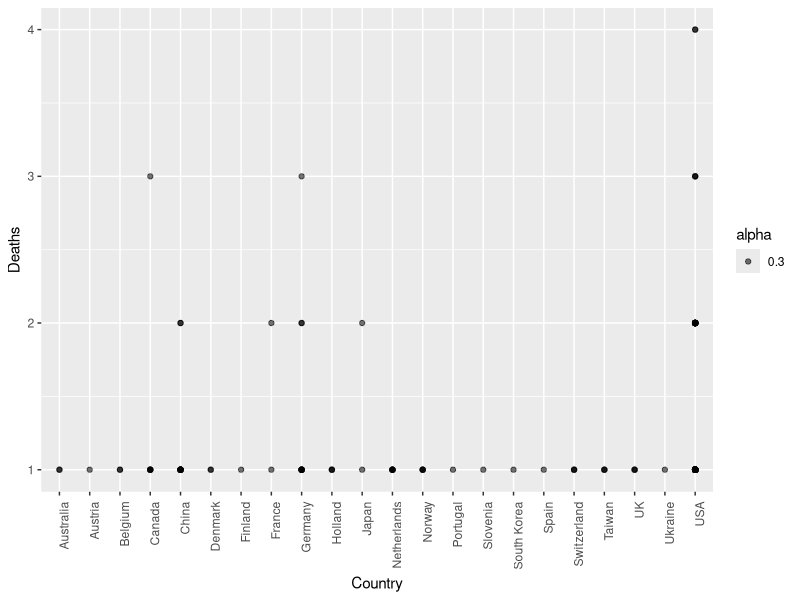
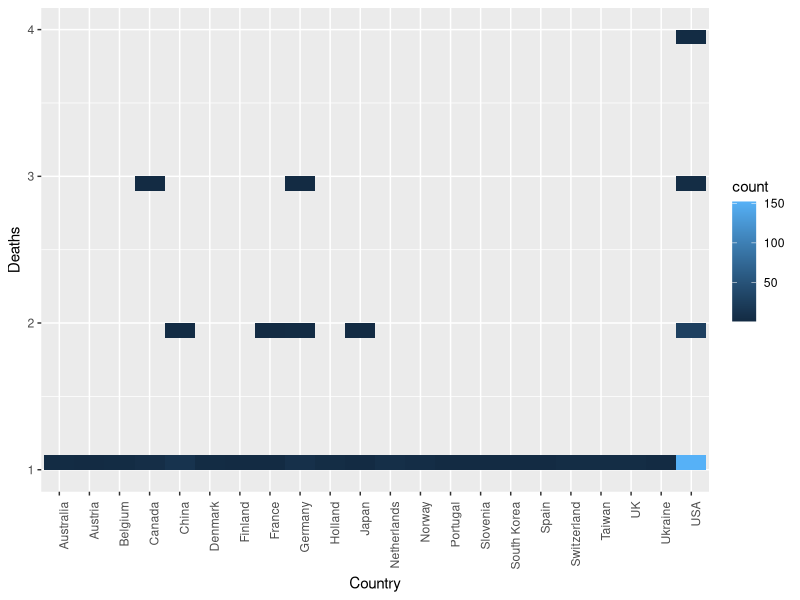
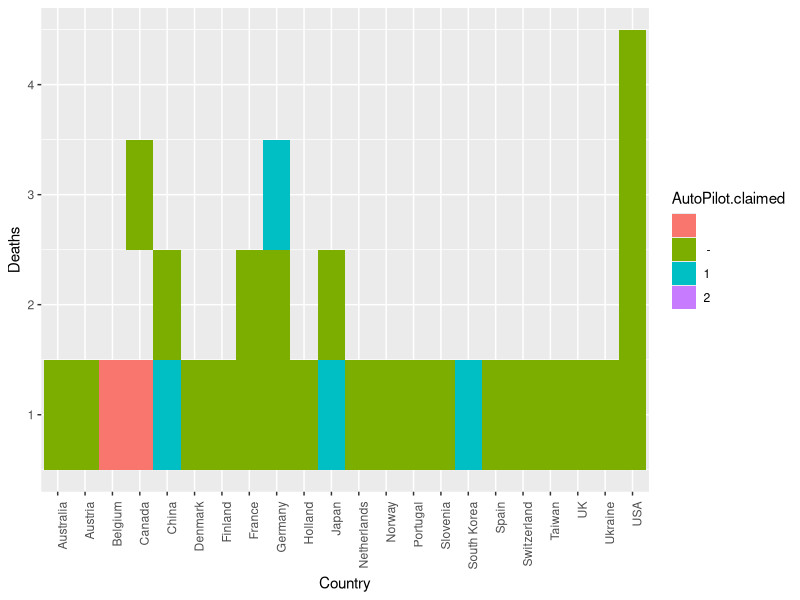
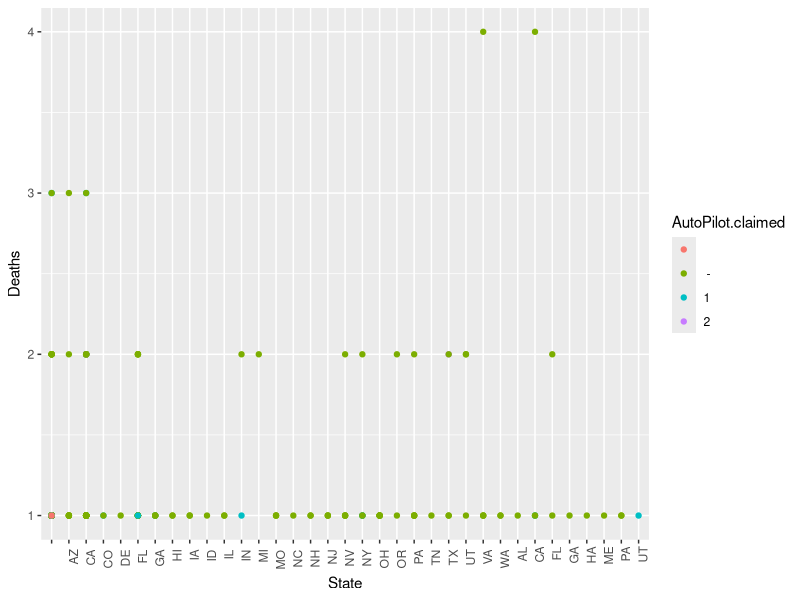
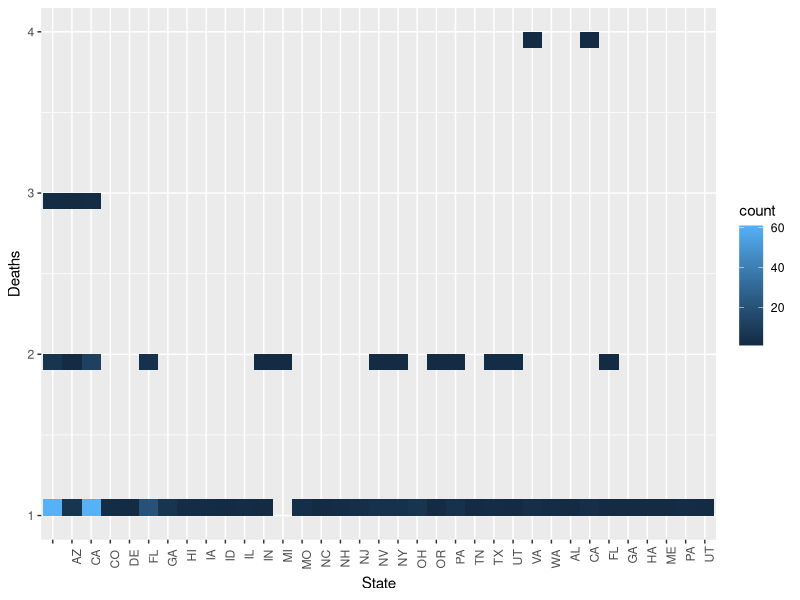
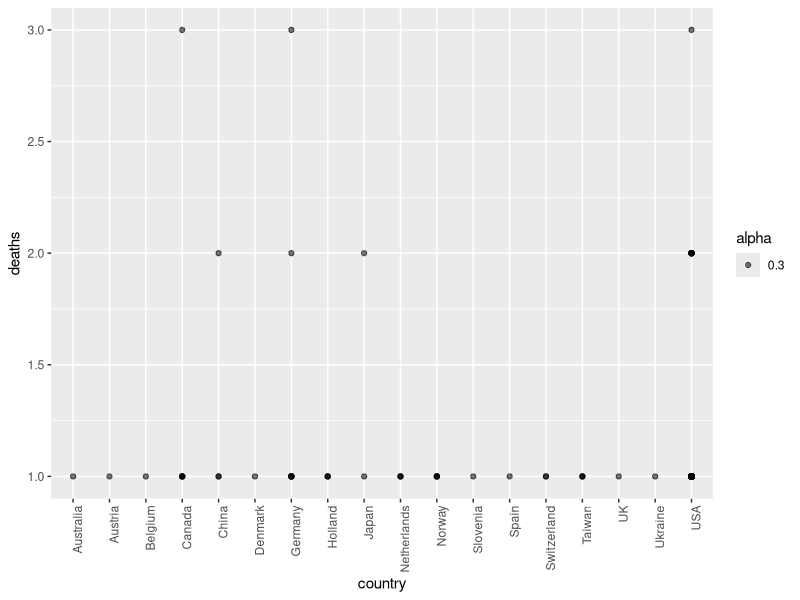
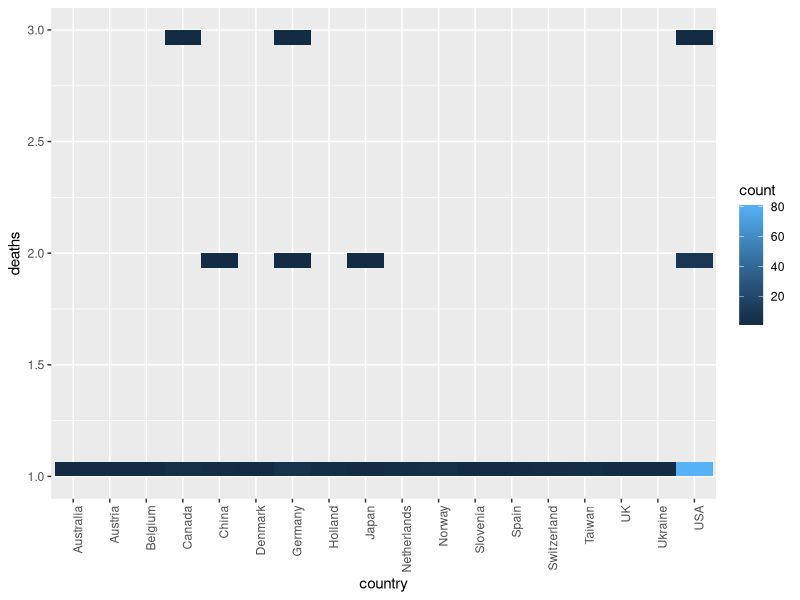

Recreate these plots in R, in order.
library(ggplot2)

#This line of code reads the .csv file
tesla_data <- read.csv("Tesla Deaths - Deaths (3).csv")

#This is the scatterplot that shows deaths worldwide in each country.
ggplot((data = tesla_data), aes(alpha = 0.3, x= Country, y= Deaths)) + geom_point() +
  theme(axis.text.x = element_text(angle = 90, hjust = 1))

#This is a another plot that shows deaths in the country as well as the count
#of deaths so that I could see where majority of the deaths were concentrated.
ggplot((data = tesla_data), aes(x= Country, y= Deaths)) + geom_bin_2d() +
  theme(axis.text.x = element_text(angle = 90, hjust = 1))

#This is a heatmap of the worldwide accidents which also depicts if AUto Pilot was engaged or not.
heatmap <- ggplot(tesla_data, aes(Country, Deaths)) +                          
  geom_tile(aes(fill = AutoPilot.claimed))
heatmap +
  theme(axis.text.x = element_text(angle = 90, hjust = 1))

#This is a scatterplot that shows the deaths in the United States and shows if Auto Pilot was engaged or not.
ggplot((data = tesla_data), aes(color = AutoPilot.claimed, x= State, y= Deaths)) + geom_point() +
  theme(axis.text.x = element_text(angle = 90, hjust = 1))

#This is another plot of the United States' deaths while also showing how many accidents ocurred
# in each state.
ggplot((data = tesla_data), aes(x= State, y= Deaths)) + geom_bin_2d() +
  theme(axis.text.x = element_text(angle = 90, hjust = 1))


#######################################################################
# The second dataset analysis
tesla_data2 <- read.csv("tesla-deaths.csv")

#This is a scatterplot thats hows the number of deaths worldwide.
ggplot((data = tesla_data2), aes(alpha = 0.3, x= country, y= deaths)) + geom_point() +
  theme(axis.text.x = element_text(angle = 90, hjust = 1))

#This is a plot showing the number of deaths in each country and easily displays where the most concentrated
#number of deaths were.
ggplot((data = tesla_data2), aes(x= country, y= deaths)) + geom_bin_2d() +
  theme(axis.text.x = element_text(angle = 90, hjust = 1))
